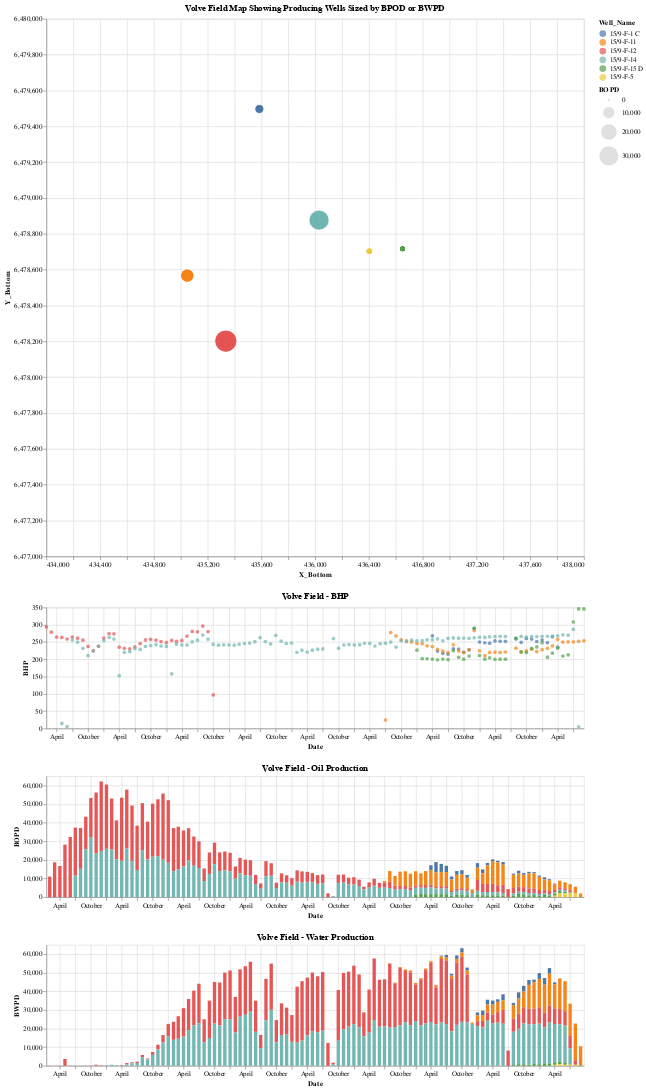

Notebook cell for this chart:
### Markdown cell above
## Map with interactivity from plots below Map

### Code cell
interval = alt.selection_interval()
base = alt.Chart(df).mark_circle().encode(
    alt.X('X_Bottom:Q',
            scale=alt.Scale(domain=(434000, 438000))
        ),
    alt.Y('Y_Bottom',
            scale=alt.Scale(domain=(6477000, 6480000))),

    #x='XX_Bottom',
    #scale=alt.Scale(zero=False)),
    #size='BOPD',
    size=alt.Size('BOPD:Q', scale=alt.Scale(range=[10, 1000])),

    #label='Well_Name',
    color=alt.condition(interval, 'Well_Name', alt.value('lightgray')),
    tooltip='Well_Name',
).properties(
    title='Volve Field Map Showing Producing Wells Sized by BPOD or BWPD',
    width=800,
    height=800,

    selection=interval
)

text = base.mark_text(
    align='center',
    baseline='middle',
    dx=7
).encode(
    text='Well_Name'
)

bhp = alt.Chart(df).mark_circle().encode(
    x='Date',
    y='BHP',
    color='Well_Name:O'
    #color='BOPD:Q'
).properties(
    title='Volve Field - BHP',
    width=800,
    height=180,
    selection=interval
)



hist = alt.Chart(df).mark_bar().encode(
    x='Date',
    y='BOPD',
    color='Well_Name'
).properties(
    title='Volve Field - Oil Production',
    width=800,
    height=180,
    selection=interval

)

hist2 = alt.Chart(df).mark_bar().encode(
    x='Date',
    y='BWPD',
    color='Well_Name:O'
    #color='BOPD:Q'
).properties(
    title='Volve Field - Water Production',
    width=800,
    height=180,
    selection=interval

)



#scatter = base.encode(y='YY_Bottom') | base.encode(y='YY_Bottom',size='BWPD:Q')
#scatter = base.encode(y='YY_Bottom',size=alt.Size('BOPD:Q')) | base.encode(y='YY_Bottom',size=alt.Size('BWPD:Q'))
#scatter = base.encode(y='YY_Bottom')





base + text



base & bhp & hist & hist2

### Figure 1 — Vega-Lite specification as saved in the notebook (floating-point values rounded to 4 significant figures; data arrays with more than 128 entries replaced by an {"elided": "..."} marker saying what was removed)
{"config": {"view": {"continuousWidth": 400, "continuousHeight": 300}}, "vconcat": [{"mark": "circle", "encoding": {"color": {"condition": {"field": "Well_Name", "type": "nominal", "selection": "selector006"}, "value": "lightgray"}, "size": {"field": "BOPD", "scale": {"range": [10, 1000]}, "type": "quantitative"}, "tooltip": {"field": "Well_Name", "type": "nominal"}, "x": {"field": "X_Bottom", "scale": {"domain": [434000, 438000]}, "type": "quantitative"}, "y": {"field": "Y_Bottom", "scale": {"domain": [6477000, 6480000]}, "type": "quantitative"}}, "height": 800, "selection": {"selector006": {"type": "interval"}}, "title": "Volve Field Map Showing Producing Wells Sized by BPOD or BWPD", "width": 800}, {"mark": "circle", "encoding": {"color": {"field": "Well_Name", "type": "ordinal"}, "x": {"field": "Date", "type": "temporal"}, "y": {"field": "BHP", "type": "quantitative"}}, "height": 180, "selection": {"selector006": {"type": "interval"}}, "title": "Volve Field - BHP", "width": 800}, {"mark": "bar", "encoding": {"color": {"field": "Well_Name", "type": "nominal"}, "x": {"field": "Date", "type": "temporal"}, "y": {"field": "BOPD", "type": "quantitative"}}, "height": 180, "selection": {"selector006": {"type": "interval"}}, "title": "Volve Field - Oil Production", "width": 800}, {"mark": "bar", "encoding": {"color": {"field": "Well_Name", "type": "ordinal"}, "x": {"field": "Date", "type": "temporal"}, "y": {"field": "BWPD", "type": "quantitative"}}, "height": 180, "selection": {"selector006": {"type": "interval"}}, "title": "Volve Field - Water Production", "width": 800}], "data": {"name": "data-8803c0ed2ee0bdd662a68a804b5561d5"}, "$schema": "https://vega.github.io/schema/vega-lite/v4.17.0.json", "datasets": {"data-8803c0ed2ee0bdd662a68a804b5561d5": {"elided": "302 records"}}}
